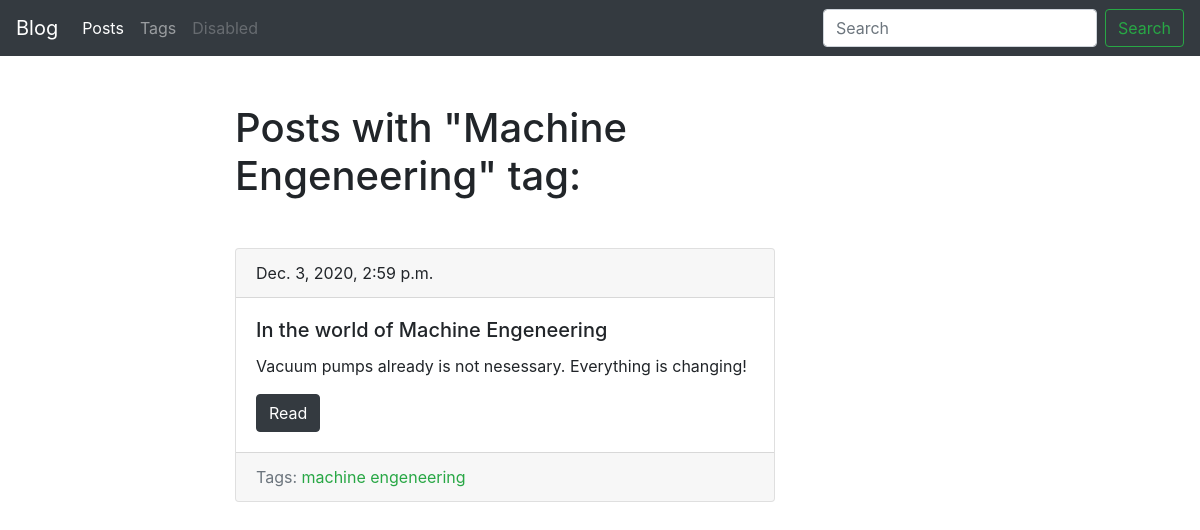
The page /blog/tag/engeneering/ on the database its author committed.
### blog/models.py (models this page shows, shortened)
class Tag(models.Model):
    title = models.CharField(max_length=50)
    slug = models.SlugField(max_length=50, unique=True)
    def get_absolute_url(self):
        return reverse('tag_detail_url', kwargs={'slug': self.slug})
    class Meta:
        ordering = ['title']

class Post(models.Model):
    title = models.CharField(max_length=150, db_index=True)
    slug = models.SlugField(max_length=150, blank=True, unique=True)
    body = models.TextField(blank=True, db_index=True)
    tags = models.ManyToManyField('Tag', blank=True, related_name='posts')
    date_pub = models.DateTimeField(auto_now_add=True)
    def get_absolute_url(self):
        return reverse('post_detail_url', kwargs={'slug': self.slug})
    class Meta:
        ordering = ['-date_pub']

### blog/views.py (the view)
# urls.py: path('tag/<str:slug>/', TagDetail.as_view(), name='tag_detail_url'),
class TagDetail(ObjectDetailMixin, View):
    model = Tag
    template = 'blog/tag_detail.html'

### blog/utils.py (called while the page is built)
    def get(self, request, slug):
        obj = get_object_or_404(self.model, slug__iexact=slug)
        return render(request, self.template, context={self.model.__name__.lower(): obj, 'admin_object': obj, 'detail': True})

### blog/templates/blog/tag_detail.html (shortened to what this page needs)
{% extends 'blog/base_blog.html' %}
{% block content %}
    <h1 class="mb-5">Posts with "{{ tag.title|title }}" tag:</h1>
    {% for post in tag.posts.all %}
        {% include 'blog/includes/post_card_template.html' %}
    {% endfor %}
{% endblock %}

### blog/templates/blog/includes/post_card_template.html
<div class="card mb-4">
    <div class="card-header">
        {{ post.date_pub }}
    </div>
    <div class="card-body">
        <h5 class="card-title">{{ post.title }}</h5>
        <p class="card-text">{{ post.body|truncatewords:15 }}</p>
        <a href="{{ post.get_absolute_url }}" class="btn btn-dark">Read</a>
    </div>
    <div class="card-footer text-muted">
        Tags:
        {% for tag in post.tags.all %}
            <a href="{{ tag.get_absolute_url }}" class="text-success">{{ tag.title }}</a>
        {% endfor %}
    </div>
</div>

### rows shown on the page
Tag: title "Machine Engeneering", title "machine engeneering"
Post: date_pub "Dec. 3, 2020, 2:59 p.m.", title "In the world of Machine Engeneering", body "Vacuum pumps already is not nesessary. Everything is changing!"
